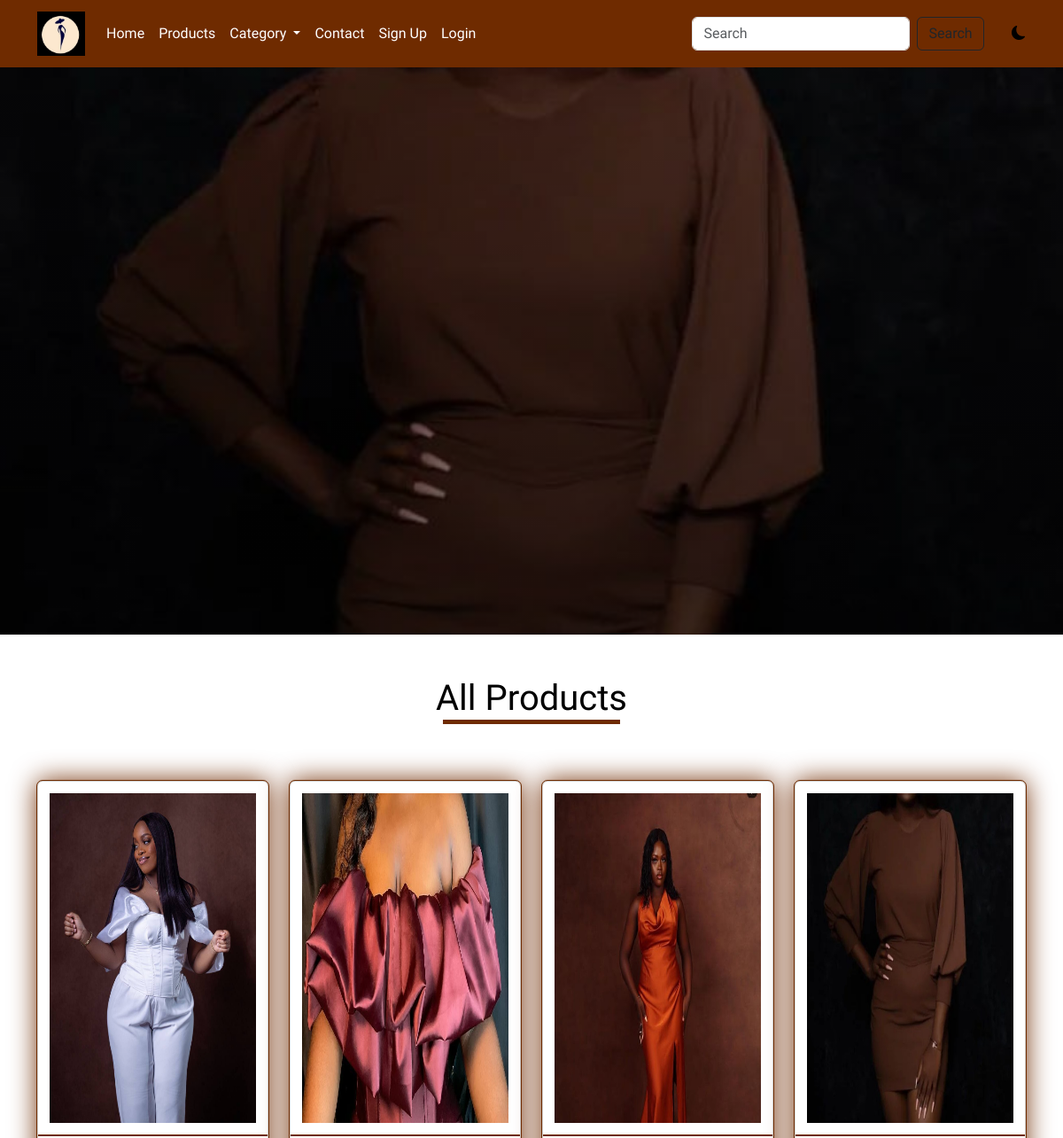
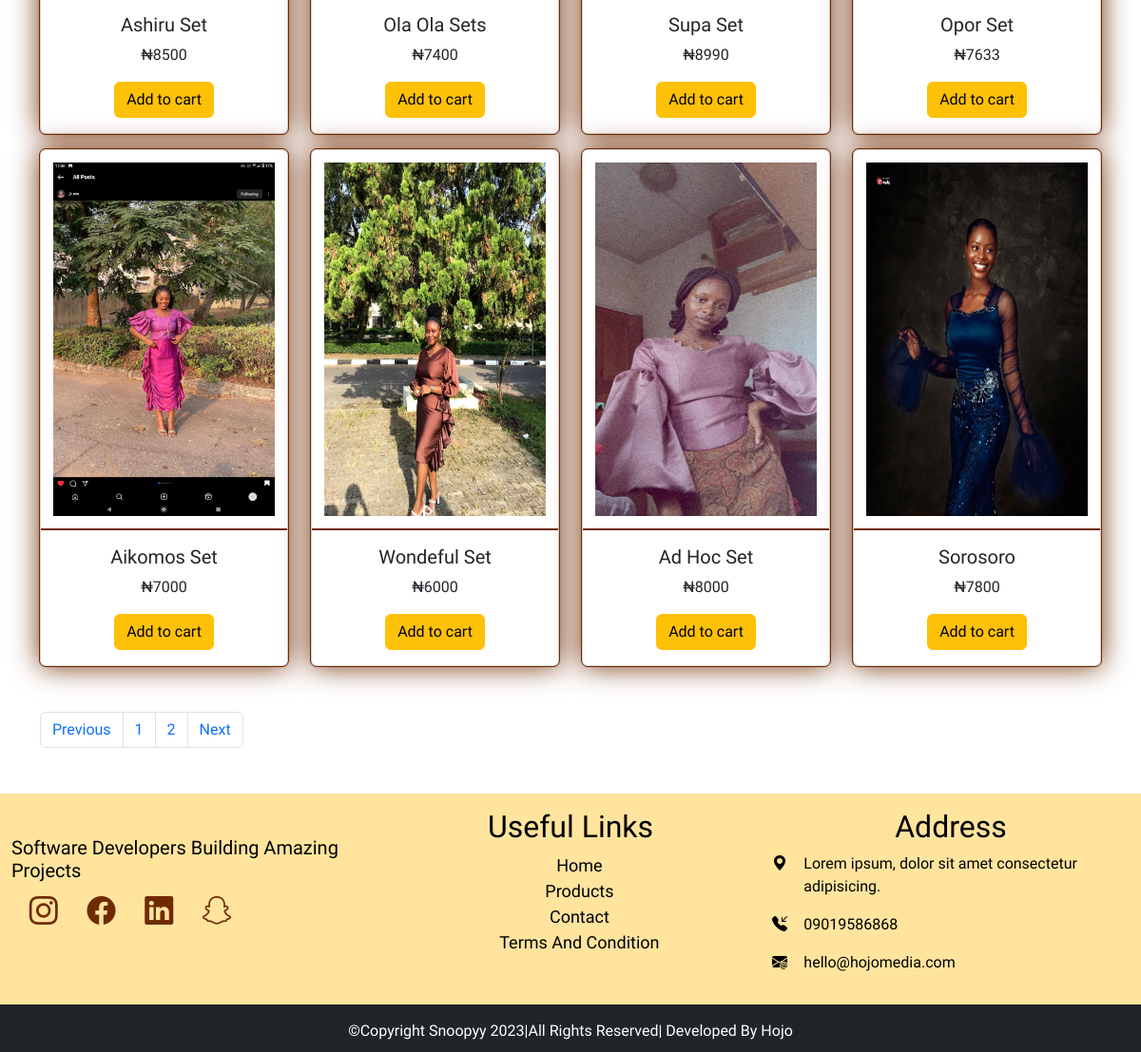
/product, run on the app's committed database (2 pictures, top to bottom).
### main/models.py (models this page shows, shortened)
class AppInfo(models.Model):
    appname = models.CharField(max_length=50)
    logo = models.ImageField(upload_to='logo')
    banner = models.ImageField(upload_to='banner')
    carousel1 = models.ImageField(upload_to='carousel')
    carousel2 = models.ImageField(upload_to='carousel')
    carousel3 = models.ImageField(upload_to='carousel')

class Product(models.Model):
    type = models.ForeignKey(Category, on_delete=models.CASCADE)
    name = models.CharField(max_length=50)
    slug = models.SlugField(unique=True)
    img = models.ImageField(upload_to='product')
    price = models.CharField(max_length=12)
    description = models.TextField()
    size = models.CharField(max_length=50, blank=True, null=True)
    popular = models.BooleanField(default=False)
    featured = models.BooleanField(default=False)
    uploaded = models.DateTimeField(auto_now_add=True)

### main/views.py (the view)
# urls.py: path('product', views.products, name='products'),
def products(request):
    prod = Product.objects.all()
    p = Paginator(prod, 8)
    page = request.GET.get('page')
    pagin = p.get_page(page)
    context = {
        'pagin': pagin,
    }
    return render(request, 'product.html', context)

### main/context_processor.py (called while the page is built)
def feature(request):
    info = AppInfo.objects.get(pk=1)
    categ = Category.objects.all()
    context ={
        'info':info,
        'categ':categ,
    }
    return context

def cartcount(request):
    cart = Cart.objects.filter(user__username = request.user.username, paid=False)
    itemcount = 0
    for item in cart:
        itemcount += item.quantity
    context = {
        'itemcount':itemcount
    }
    return context

### main/templates/product.html (shortened to what this page needs)
{% extends 'base.html' %}
{% block header %} {% include 'header.html' %} {% endblock header %}
{% block banner %} {% include 'banner.html' %} {% endblock banner %}
{% block content %}
    <div class="container mb-5 mt-5">
      <h1 class="text-center text-capitalize mb-5 title">All products</h1>
      <div class="row">
          {% for item in pagin %}
          <div class="col-12 col-md-6 col-lg-3 mt-3">
              <div class="card popcard">
                  <a href="{% url 'detail' item.id item.slug %}"><img src="{{item.img.url}}" class="card-img-top" alt="..."></a>
                  <div class="card-body">
                    <h5 class="card-title text-capitalize text-center">{{item.name}}</h5>
                    <P class="card-text text-center">₦{{item.price}}</P>
                    <form action="{% url 'add_to_cart' %}" method="POST">
                      <button type="submit" class="btn btn-warning">Add to cart</button>
                    </form>
                  </div>
                </div>
          </div>
          {% endfor %}
      </div>
      <div class="paginate mt-5 mb-5">
        <nav aria-label="Page navigation example">
          <ul class="pagination">
            {% if pagin.has_previous %}
            <li class="page-item"><a class="page-link" href="?page-{{pagin.previous_page_number}}">Previous</a></li>
            {% else %}
            <li class="page-item"><a class="page-link" href="?page-1">Previous</a></li>
            {% endif %}
            {% for item in pagin.paginator.page_range %}
            {% if pagin.number == item %}
            <li class="page-item"><a class="page-link" href="#">{{item}}</a></li>
            {% else %}
            <li class="page-item"><a class="page-link" href="?page={{item}}">{{item}}</a></li>
            {% endif %}
            {% endfor %}
              {% if pagin.has_next %}
              <li class="page-item"><a class="page-link" href="?page={{pagin.next_page_number}}">Next</a></li>
              {% else %}
              <li class="page-item"><a class="page-link" href="?page={{pagin.paginator.num_pages}}">Next</a></li>
              {% endif %}
          </ul>
        </nav>
      </div>
  </div>
  {% endblock content %}
  {% block footer %} {% include 'footer.html' %} {% endblock footer %}

### main/templates/header.html (shortened to what this page needs)
    <nav class="navbar sticky-top navbar-expand-lg">
        <div class="container">
          <a class="navbar-brand" href="#"><img src="{{info.logo.url}}" height="50px" alt=""></a>
          <div class="collapse navbar-collapse" id="navbarSupportedContent">
            <ul class="navbar-nav me-auto  mb-2 mb-lg-0">
              {% if user.is_authenticated %}
              <li class="nav-item">
                <a class="nav-link" aria-current="page" href="{% url 'home' %}">Home</a>
              </li>
              <li class="nav-item">
                <a class="nav-link" href="{% url 'products' %}">Products</a>
              </li>
              <li class="nav-item dropdown">
                <a class="nav-link dropdown-toggle" href="#" role="button" data-bs-toggle="dropdown" aria-expanded="false">
                  Category
                </a>
                <ul class="dropdown-menu">
                  {% for item in categ %}
                  <li><a class="dropdown-item" href="{% url 'category' item.id %}">{{item.name|title}}</a></li>
                  {% endfor %}
              </ul>
              </li>
              <li class="nav-item">
                <a class="nav-link" href="{% url 'contact' %}">Contact</a>
              </li>
              <li class="nav-item">
                <a class="nav-link" href="{% url 'cart' %}">
                  <div class="wrapper">
                    <i class="bi bi-cart4"></i>
                    <span class="badge">{{itemcount}}</span>
                  </div>
                </a>
              </li>
                      <li class="nav-item dropdown">
                <a class="nav-link dropdown-toggle" href="#" role="button" data-bs-toggle="dropdown" aria-expanded="false">
                  {% if user.customer %}
                  <img src="{{user.customer.pix.url}}" style="height: 20px;" alt=""><span class="text-caitalize">Hi {{user.username}}</span>
                  {% endif %}
                </a>
                <ul class="dropdown-menu">
                  <li><a class="dropdown-item" href="{% url 'profile' %}">Profile</a></li>
                  <li><a class="dropdown-item" href="{% url 'signout' %}">Logout</a></li>
                </ul>
              </li>
              {% else %}
              <li class="nav-item">
                <a class="nav-link" aria-current="page" href="{% url 'home' %}">Home</a>
              </li>
              <li class="nav-item">
                <a class="nav-link" href="{% url 'products' %}">Products</a>
              </li>
              <li class="nav-item dropdown">
                <a class="nav-link dropdown-toggle" href="#" role="button" data-bs-toggle="dropdown" aria-expanded="false">
                  Category
                </a>
              </li>
              <li class="nav-item">
                <a class="nav-link" href="{% url 'contact' %}">Contact</a>
              </li>
              <li class="nav-item">
                <a class="nav-link" href="{% url 'signup' %}">Sign Up</a>
              </li>
              <li class="nav-item">
                <a class="nav-link" href="{% url 'signin' %}">Login</a>
              </li>
              {% endif %}
            </ul>
            <form action="{% url 'search' %}" method="POST" class="d-flex" role="search">
              <input class="form-control me-2" name="item" type="search" placeholder="Search" aria-label="Search">
              <button class="btn btn-outline-dark" type="submit">Search</button>
            </form>
            <div class="david">
              <i class="bi bi-moon-fill"></i>
           </div>
          </div>
        </div>
      </nav>

### main/static/css/style.css (style rules this page uses)
* { padding: 0%; margin: 0%; box-sizing: border-box; }
.navbar { background-color: rgb(111, 43, 0); }
.navbar-nav a { color: white; }
.david { margin-left: 3%; cursor: pointer; }
:root { --bg:white; --icon:black; --text:black; }
body { background: var(--bg) !important; color: var(--text) !important; font-family: 'Signika Negative', sans-serif; }
.popcard { text-align: center; outline: 1px solid rgb(111, 43, 0); box-shadow:0px 0px 30px rgb(111, 43, 0); transition: 1s; cursor: pointer; }
.popcard img { height: 400px; border-bottom: 2px solid rgb(111, 43, 0); box-shadow: 2px solid rgb(111, 43, 0); padding: 5%; }
.title::after { content: ''; display: block; width: 200px; height: 5px; background-color: rgb(111, 43, 0); margin-left: auto; margin-right: auto; }

### data on the page
AppInfo: logo (picture)
Product: img (picture), name "Ashiru Set", price "8500"
Product: img (picture), name "Ola Ola Sets", price "7400"
Product: img (picture), name "Supa Set", price "8990"
Product: img (picture), name "Opor Set", price "7633"
Product: img (picture), name "Aikomos Set", price "7000"
Product: img (picture), name "Wondeful Set", price "6000"
Product: img (picture), name "Ad Hoc Set", price "8000"
Product: img (picture), name "Sorosoro", price "7800"

### other printed values
{{ item }} "1"
{{ item }} "2"
